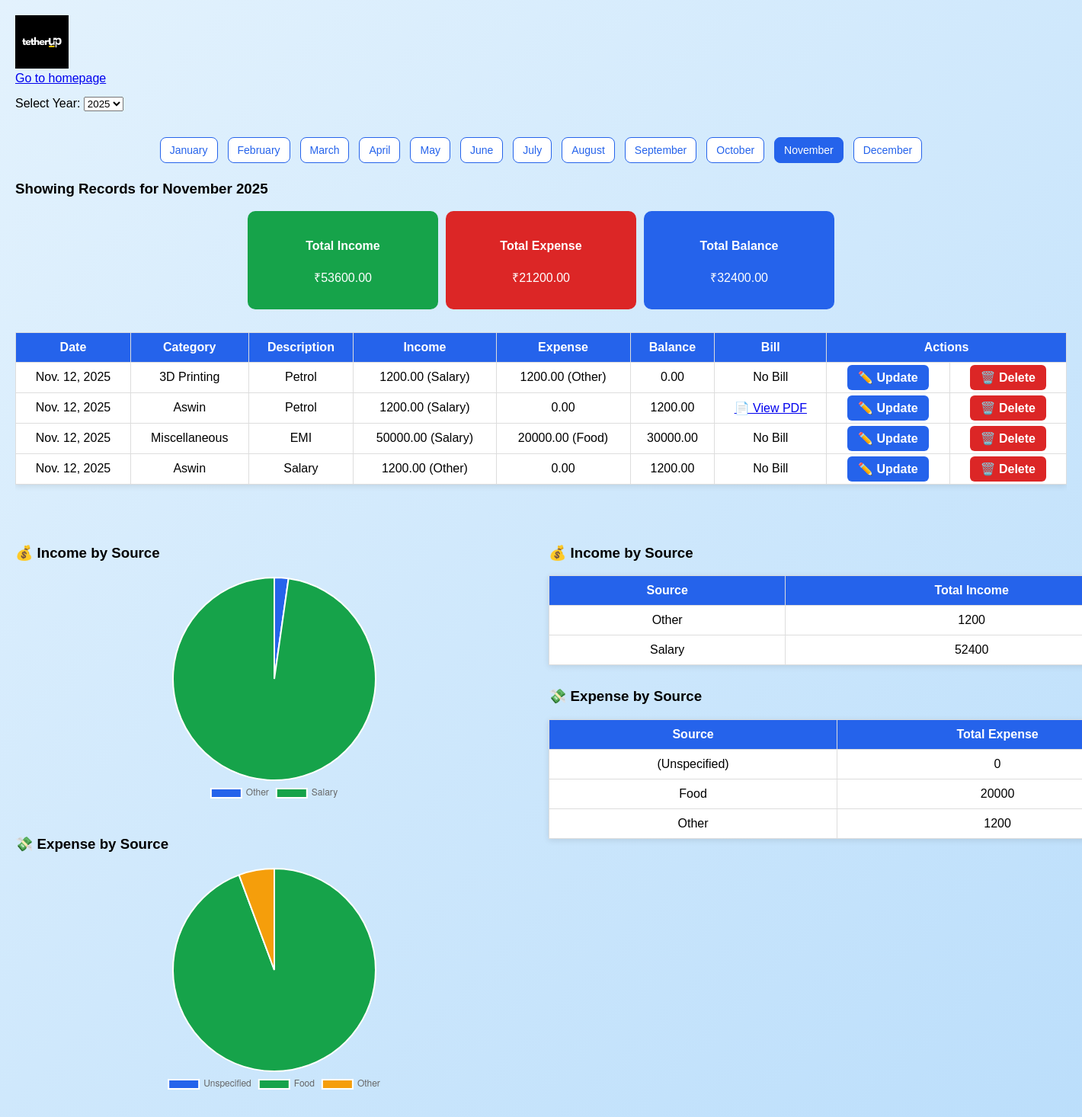
/homepage2 (signed in), run on an earlier commit of the app's database.
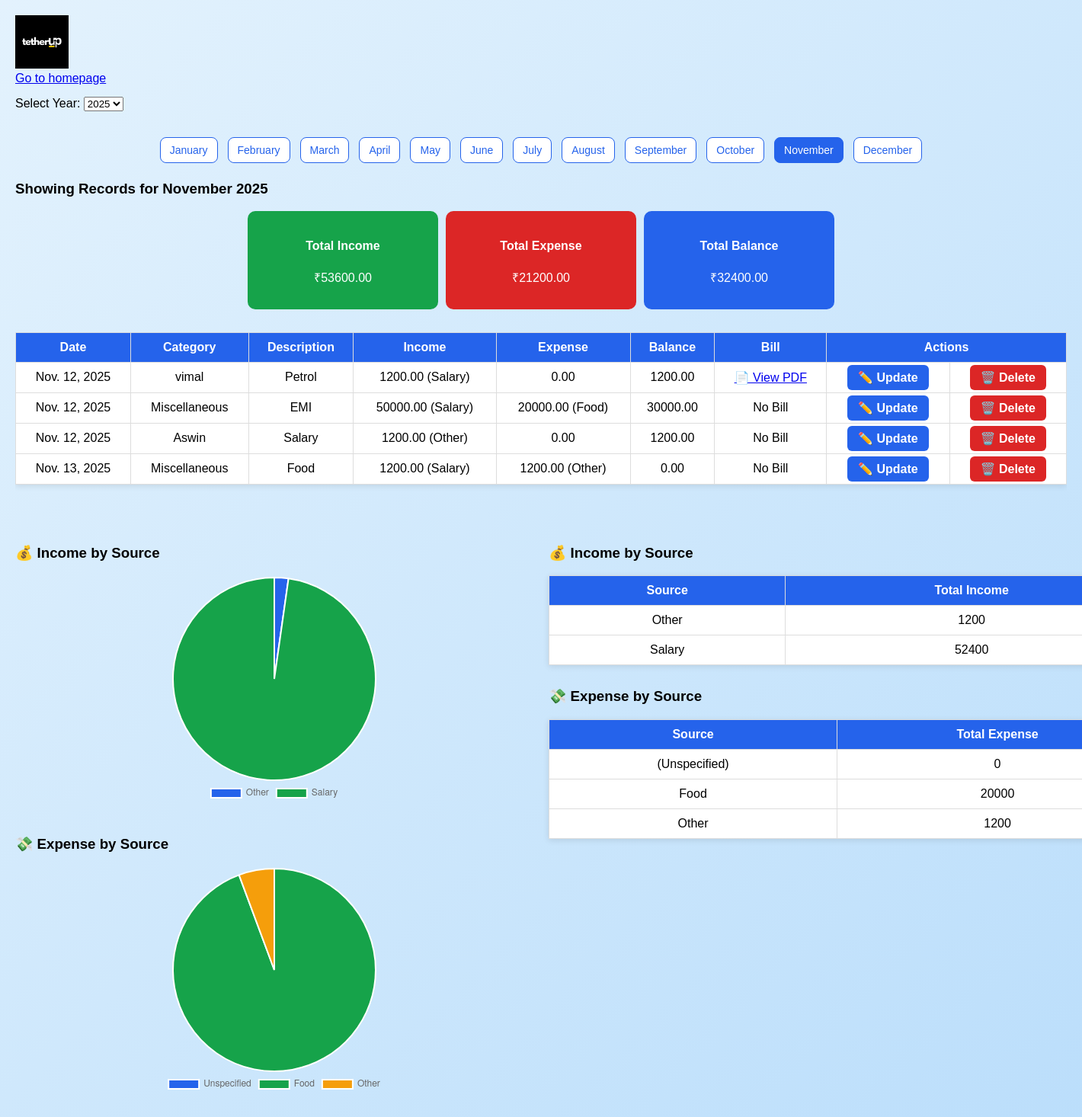
And on a later commit of the database.
### expensetrackerapp/models.py (models this page shows, shortened)
class ExpenseEntry(models.Model):
    date = models.DateField()
    category = models.CharField(max_length=100)
    description = models.TextField(blank=True)
    income = models.DecimalField(max_digits=10, decimal_places=2, default=0)
    expense = models.DecimalField(max_digits=10, decimal_places=2, default=0)
    income_source = models.CharField(max_length=100, blank=True, null=True)
    expense_source = models.CharField(max_length=100, blank=True, null=True)
    balance = models.DecimalField(max_digits=10, decimal_places=2, default=0)
    bill_pdf = models.FileField(upload_to='bills/', blank=True, null=True)

### expensetrackerapp/views.py (the view)
# urls.py: path('homepage2', views.homepage2, name='homepage2'),
@login_required(login_url='login')
def homepage2(request):
    now = datetime.now()
    current_year = now.year
    current_month = now.month
    selected_year = int(request.GET.get('year', current_year))
    selected_month = int(request.GET.get('month', current_month))
    years = list(range(2025, current_year + 2))
    months = [(calendar.month_name[i], i) for i in range(1, 13)]
    expenses = ExpenseEntry.objects.filter(
        date__year=selected_year,
        date__month=selected_month
    ).order_by('date')
    total_income = sum(e.income for e in expenses)
    total_expense = sum(e.expense for e in expenses)
    total_balance = total_income - total_expense  # ✅ Auto computed
    income_qs = (
        expenses.values('income_source')
        .annotate(total=Sum('income'))
        .order_by('income_source')
    )
    expense_qs = (
        expenses.values('expense_source')
        .annotate(total=Sum('expense'))
        .order_by('expense_source')
    )
    income_by_source = list(income_qs)
    expense_by_source = list(expense_qs)
    month_name = calendar.month_name[selected_month]
    context = {
        'expenses': expenses,
        'selected_year': selected_year,
        'selected_month': selected_month,
        'month_name': month_name,
        'months': months,
        'years': years,
        'total_income': total_income,
        'total_expense': total_expense,
        'total_balance': total_balance,
        'income_by_source': income_by_source,
        'expense_by_source': expense_by_source,
    }
    return render(request, 'homepage2.html', context)

### templates/homepage2.html (shortened to what this page needs)
{% load static %}
<!DOCTYPE html>
<html>
<head>
</head>
<body>
  <div class="logo">
    <img src="{% static 'images/logo.png' %}" alt="Logo" />
  </div>
  <div>
         <a href="{% url 'firsthomepage' %}">Go to homepage</a>
  </div>
  <form method="get">
    <label for="year">Select Year:</label>
    <select name="year" id="year" onchange="this.form.submit()">
      {% for y in years %}
        <option value="{{ y }}" {% if y == selected_year %}selected{% endif %}>{{ y }}</option>
      {% endfor %}
    </select>
    <div class="months">
      {% for month, num in months %}
        <button type="submit" name="month" value="{{ num }}"
          class="month-btn {% if num == selected_month %}active{% endif %}">
          {{ month }}
        </button>
      {% endfor %}
    </div>
  </form>
  <h3>Showing Records for {{ month_name }} {{ selected_year }}</h3>
  <div class="dashboard-summary">
    <div style="background:#16a34a; color:white; padding:15px 25px; border-radius:10px; text-align:center;">
      <h4>Total Income</h4>
      <p>₹{{ total_income }}</p>
    </div>
    <div style="background:#dc2626; color:white; padding:15px 25px; border-radius:10px; text-align:center;">
      <h4>Total Expense</h4>
      <p>₹{{ total_expense }}</p>
    </div>
    <div style="background:#2563eb; color:white; padding:15px 25px; border-radius:10px; text-align:center;">
      <h4>Total Balance</h4>
      <p>₹{{ total_balance }}</p>
    </div>
  </div>
  {% if expenses %}
  <div class="table-container">
    <table>
      <tr>
        <th>Date</th>
        <th>Category</th>
        <th>Description</th>
        <th>Income</th>
        <th>Expense</th>
        <th>Balance</th>
        <th>Bill</th>
        <th colspan="2">Actions</th>
      </tr>
      {% for e in expenses %}
      <tr>
        <td>{{ e.date }}</td>
        <td>{{ e.category }}</td>
        <td>{{ e.description }}</td>
        <td>{{ e.income }} {% if e.income_source %}({{ e.income_source }}){% endif %}</td>
        <td>{{ e.expense }} {% if e.expense_source %}({{ e.expense_source }}){% endif %}</td>
        <td>{{ e.balance }}</td>
        <td>
          {% if e.bill_pdf %}
            <a href="{{ e.bill_pdf.url }}" target="_blank">📄 View PDF</a>
          {% else %}
            No Bill
          {% endif %}
        </td>
        <td><a href="{% url 'updateexpense' e.id %}" class="action-btn update-btn">✏️ Update</a></td>
        <td><a href="{% url 'deleteentry' e.id %}" class="action-btn delete-btn">🗑️ Delete</a></td>
      </tr>
      {% endfor %}
    </table>
  </div>
  <div class="dashboard-container">
    <div class="dashboard-left">
      <h3>💰 Income by Source</h3>
      <canvas id="incomeChart"></canvas>
      <h3 style="margin-top:40px;">💸 Expense by Source</h3>
      <canvas id="expenseChart"></canvas>
    </div>
    <div class="dashboard-right">
      <h3>💰 Income by Source</h3>
      <table class="summary-table">
        <tr><th>Source</th><th>Total Income</th></tr>
        {% for item in income_by_source %}
        <tr>
          <td>{{ item.income_source|default:"(Unspecified)" }}</td>
          <td>{{ item.total }}</td>
        </tr>
        {% empty %}
        <tr><td colspan="2">No income sources this month</td></tr>
        {% endfor %}
      </table>
      <h3 style="margin-top:30px;">💸 Expense by Source</h3>
      <table class="summary-table">
        <tr><th>Source</th><th>Total Expense</th></tr>
        {% for item in expense_by_source %}
        <tr>
          <td>{{ item.expense_source|default:"(Unspecified)" }}</td>
          <td>{{ item.total }}</td>
        </tr>
        {% empty %}
        <tr><td colspan="2">No expense sources this month</td></tr>
        {% endfor %}
      </table>
    </div>
  </div>
  {% else %}
    <p>No records for this month</p>
  {% endif %}
  <script>
    const incomeData = JSON.parse(document.getElementById('income-data').textContent);
    const expenseData = JSON.parse(document.getElementById('expense-data').textContent);
    const incomeLabels = incomeData.map(i => i.income_source || "Unspecified");
    const incomeValues = incomeData.map(i => i.total);
    const expenseLabels = expenseData.map(e => e.expense_source || "Unspecified");
    const expenseValues = expenseData.map(e => e.total);
    const incomeChart = new Chart(document.getElementById('incomeChart'), {
      type: 'pie',
      data: { labels: incomeLabels, datasets: [{ data: incomeValues, backgroundColor: ['#2563eb','#16a34a','#f59e0b','#d97706','#dc2626','#9333ea'] }] },
      options: { responsive: true, plugins: { legend: { position: 'bottom' } } }
    });
    const expenseChart = new Chart(document.getElementById('expenseChart'), {
      type: 'pie',
      data: { labels: expenseLabels, datasets: [{ data: expenseValues, backgroundColor: ['#2563eb','#16a34a','#f59e0b','#d97706','#dc2626','#9333ea'] }] },
      options: { responsive: true, plugins: { legend: { position: 'bottom' } } }
    });
  </script>
</body>
</html>

### templates/homepage2.html (style rules this page uses)
body { font-family: Arial, sans-serif; margin: 20px; background: linear-gradient(135deg, #e3f2fd, #bbdefb); }
.months, select { margin: 15px 0; }
.months { display: flex; flex-wrap: wrap; justify-content: center; gap: 5px; }
.month-btn { padding: 8px 12px; margin: 4px; border: 1px solid #2563eb; border-radius: 8px; background: white; color: #2563eb; cursor: pointer; font-size:14px; }
.month-btn.active { background: #2563eb; color: white; }
.table-container { overflow-x: auto; }
table { border-collapse: collapse; width: 100%; background: white; box-shadow: 0 2px 8px rgba(0,0,0,0.1); margin-bottom: 20px; min-width: 800px; }
th, td { padding: 10px; border: 1px solid #ddd; text-align: center; }
th { background: #2563eb; color: white; }
.action-btn { padding: 8px 14px; border-radius: 6px; color: white; text-decoration: none; font-weight: 600; }
.update-btn { background-color: #2563eb; }
.delete-btn { background-color: #dc2626; }
.dashboard-container { display: flex; gap: 20px; margin-top: 40px; flex-wrap: wrap; }
.dashboard-left, .dashboard-right { flex: 1; min-width: 300px; }
canvas { display: block; margin: 20px auto; max-width: 100%; }
.dashboard-summary { display: flex; flex-wrap: wrap; justify-content: center; gap: 10px; margin-bottom: 30px; }
.dashboard-summary div { flex: 0 1 200px; min-width: 150px; max-width: 220px; text-align: center; }
.logo img { height: 70px; width: auto; }

What changed in the data, as far as the page shows it:
removed ExpenseEntry: date "Nov. 12, 2025", category "3D Printing", description "Petrol", income "1200.00", income_source "Salary", expense "1200.00", expense_source "Other", balance "0.00", bill_pdf "No Bill", shown under "Total Balance"
changed ExpenseEntry "Petrol": category "Aswin" → "vimal"
added ExpenseEntry: date "Nov. 13, 2025", category "Miscellaneous", description "Food", income "1200.00", income_source "Salary", expense "1200.00", expense_source "Other", balance "0.00", bill_pdf "No Bill", shown under "Total Balance"
